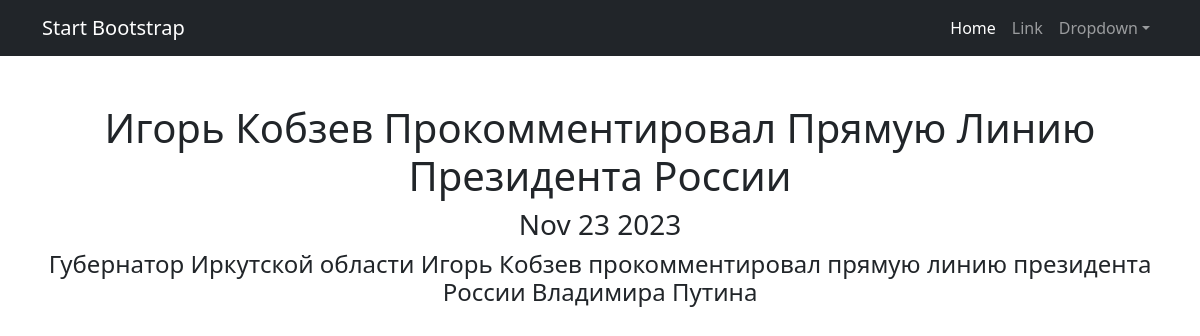
/news/6/, run on the app's committed database.
### news_portal/models.py (models this page shows, shortened)
class Post(models.Model):
    news = "NS"
    article = "AC"
    TYPE = [
        (news, 'News'),
        (article, 'Article')
    ]
    author = models.ForeignKey("Author", on_delete=models.CASCADE)
    type = models.CharField(max_length=2, choices=TYPE, default=news)
    post_time_in = models.DateTimeField(auto_now_add=True)
    category = models.ManyToManyField("Category", through="PostCategory")
    title = models.CharField(max_length=255)
    post_text = models.TextField()
    post_rating = models.FloatField(default=0.0)
    def __str__(self):
        return f'{self.title.title()}'

### news_portal/views.py (the view)
# urls.py: path('<int:pk>/', (NewsDetail.as_view()), name='news_detail'),
class NewsDetail(DetailView):
    model = Post
    template_name = "post.html"
    context_object_name = 'post'
    def get_object(self, *args, **kwargs):
        obj = cache.get(f'news-{self.kwargs["pk"]}', None)
        if not obj:
            obj = super().get_object(queryset=self.queryset)
            cache.set(f'news-{self.kwargs["pk"]}', obj)
        return obj

### news_portal/templatetags/news_filters.py (called while the page is built)
@register.filter()
def cenzor(value):
    mat = ['редиска', 'баран', 'козел', 'дурак']
    word = ''
    text = value.split()
    for i in range(len(text)):
        for j in mat:
            if j in text[i].lower():
                for c in (text[i]):
                    word += '*' if c.isalpha() else c
                    text[i] = text[i][0] + word
    return ' '.join(text)

### templates/post.html (shortened to what this page needs)
{% extends 'flatpages/default.html' %}
{% load news_filters %}
{% load cache %}
{% cache 20 post %}
    {% block content %}
        <h1>{{ post }}</h1>
        <h3>{{ post.post_time_in | date:'M d Y' }}</h3>
        <h4>{{ post.post_text | cenzor }}</h4>
    {% endblock content %}
{% endcache %}

### data on the page
Post: title "Игорь Кобзев Прокомментировал Прямую Линию Президента России", post_time_in "Nov 23 2023", post_text|cenzor "Губернатор Иркутской области Игорь Кобзев прокомментировал прямую линию президента России Владимира Путина"
